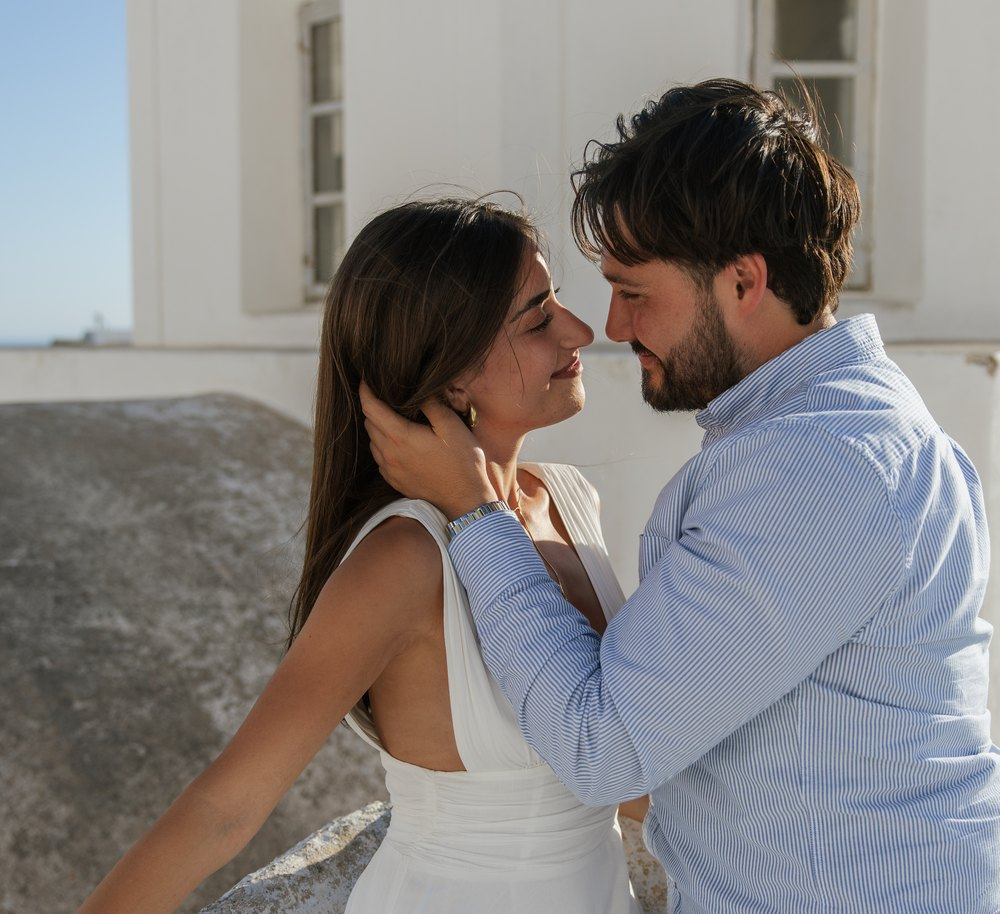
#> input picture images/strip-1.jpg, 1000 x 914 px, given in place of image.png, which was not available
$ python make_placeholders.py
#> lines starting #> are read from the running program, lines starting #| are printed output that depends on the picture; after the words box and inside, x2 and y2 are one past the last pixel; in counts of white or black regions, pixels touching at a corner belong together; pictures that were not available may be replaced by others from this repository, and a replacement may not be noted
import cv2, numpy as np
A = cv2.imread('/home/ubuntu/attachments/1c7d5645-67a9-452f-b24a-870968c5d8fb/image.png')
#> A is the input picture: shape (914, 1000, 3); mean B, G, R 128.9, 129.7, 133.3
B = cv2.imread('/home/ubuntu/attachments/6693eeea-6a76-44e1-aa8c-57a58dae5cc3/image.png')
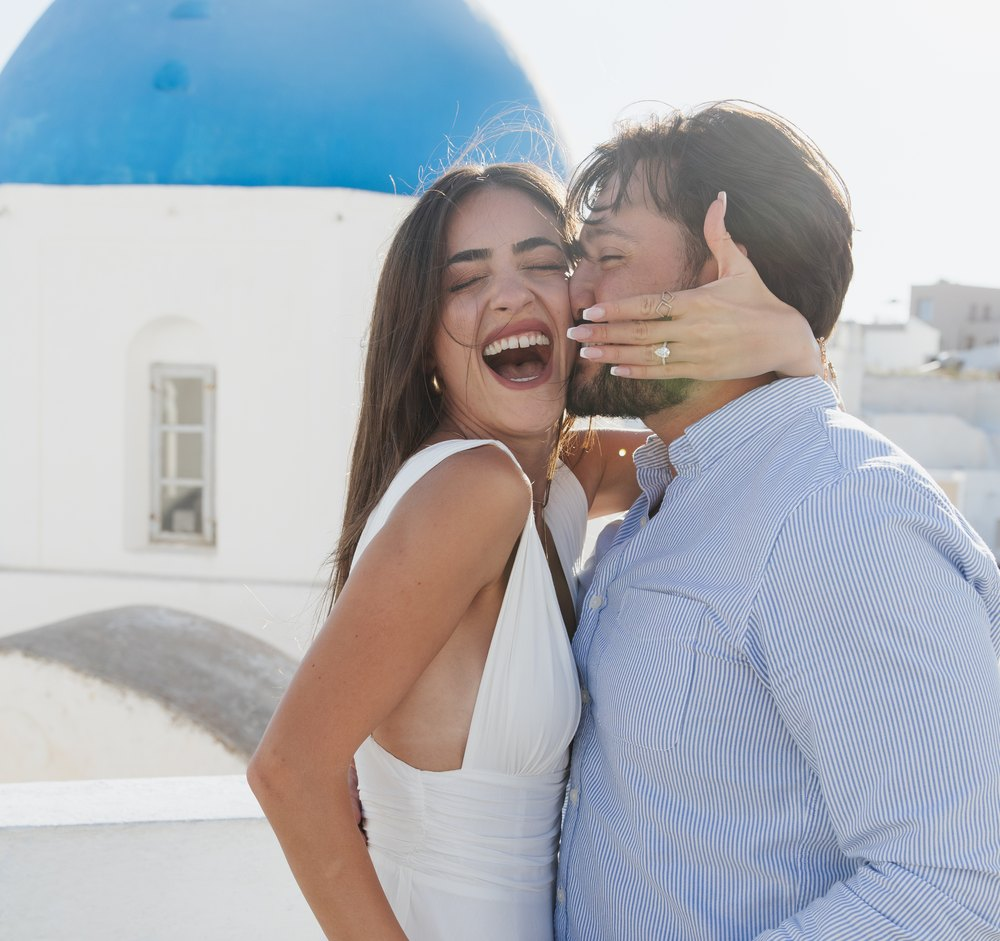
#> input picture images/strip-2.jpg, 1000 x 941 px, given in place of image.png, which was not available
#> B is the input picture: shape (941, 1000, 3); mean B, G, R 184.7, 177.2, 173
S = 1920/1568
OUT = '/home/ubuntu/wedding-site/images/'

def crop(img, x0, y0, x1, y1):
#> called with x0 = 684, y0 = 67, x1 = 815, y1 = 287
    return img[int(y0*S):int(y1*S), int(x0*S):int(x1*S)].copy()
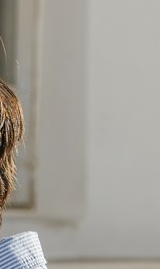
#> returned value: shape (269, 160, 3); mean of channels 0, 1, 2 153.9, 161.1, 164.4; drawn as B, G, R

def text_mask(img, thresh=28, dil=3):
    g = cv2.cvtColor(img, cv2.COLOR_BGR2GRAY).astype(np.float32)
    bl = cv2.GaussianBlur(g, (0, 0), 6)
    hsv = cv2.cvtColor(img, cv2.COLOR_BGR2HSV)
    m = (np.abs(g - bl) > thresh).astype(np.uint8)
    return cv2.dilate(m, np.ones((dil, dil), np.uint8), iterations=2)

def rect_mask(img, rects):
    m = np.zeros(img.shape[:2], np.uint8)
    for (x0, y0, x1, y1) in rects:
        m[int(y0):int(y1), int(x0):int(x1)] = 1
    return m

def unfade(img, a):
    # screenshots show backgrounds behind a white veil of opacity a; undo it so CSS can re-apply
    f = (img.astype(np.float32) - 255*a) / (1 - a)
    return np.clip(f, 0, 255).astype(np.uint8)

def up(img, w):
#> called with w = 640
    h = int(img.shape[0] * w / img.shape[1])
#> h = 1076
    r = cv2.resize(img, (w, h), interpolation=cv2.INTER_LANCZOS4)
    bl = cv2.GaussianBlur(r, (0, 0), 1.2)
    return cv2.addWeighted(r, 1.4, bl, -0.4, 0)
#> returned value: shape (1076, 640, 3)

def save(name, img, q=88):
#> called with name = 'hero-photo.jpg', q = 88
    cv2.imwrite(OUT + name, img, [cv2.IMWRITE_JPEG_QUALITY, q])
    print(name, img.shape[1], 'x', img.shape[0])
#| hero-photo.jpg 640 x 1076

# Hero: couple photo
save('hero-photo.jpg', up(crop(A, 684, 67, 815, 287), 640))

# Hero background: whole strip, photo area replaced with door texture, text inpainted
hb = crop(A, 3, 67, 1552, 287)
ox = lambda x: int((x - 3) * S)
pw = ox(816) - ox(683)
src = hb[:, ox(683) - pw:ox(683)].copy()
hb[:, ox(683):ox(683) + pw] = src
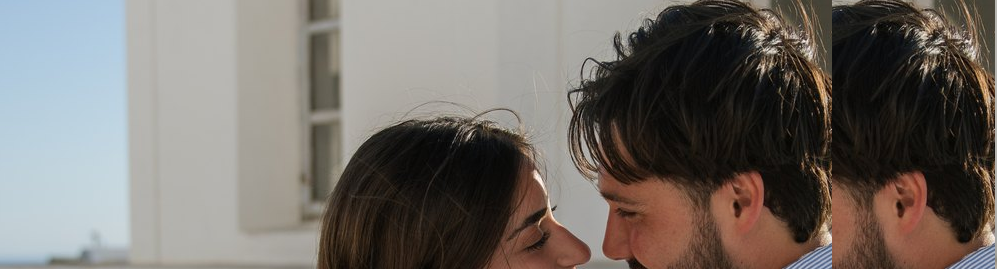
#> hb: shape (269, 997, 3); mean B, G, R 103.8, 109.1, 115.1
m = rect_mask(hb, [(ox(812), 0, ox(925), hb.shape[0])]) & text_mask(hb, 14, 3)
#> in text_mask, `hsv = cv2.cvtColor(img, cv2.COLOR_BGR2HSV)`: hsv: shape (269, 997, 3); mean H, S, V 32.1, 57.1, 119.6
#> in text_mask, `m = (np.abs(g - bl) > thresh).astype(np.uint8)`:
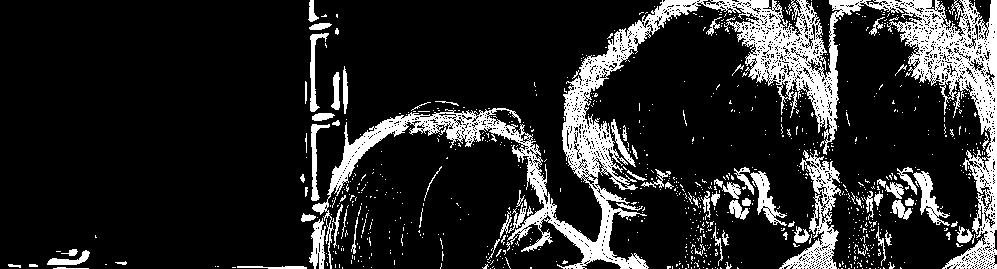
#> m: shape (269, 997); values 0 (black) and 1 (white), 15.9% white; 916 white regions (834 under 20 px), largest, box (x1, y1, x2, y2) and area: (312, 0, 997, 269) 29359, (779, 150, 841, 269) 2294, (750, 171, 787, 226) 665
#> in text_mask, `return cv2.dilate(m, np.ones((dil, dil), np.uint8), iterations=2)`: returned value: shape (269, 997); values 0 (black) and 1 (white), 32.4% white; 77 white regions, largest, box (x1, y1, x2, y2) and area: (230, 0, 997, 269) 80770, (349, 201, 375, 269) 976, (45, 247, 92, 269) 812
#> m: shape (269, 997); values 0 (black) and 1 (white), 0.7% white; 1 white region, box (x1, y1, x2, y2) and area: (990, 0, 997, 269) 1883
m |= rect_mask(hb, [(ox(680), 0, ox(688), hb.shape[0]), (ox(812), 0, ox(820), hb.shape[0])])
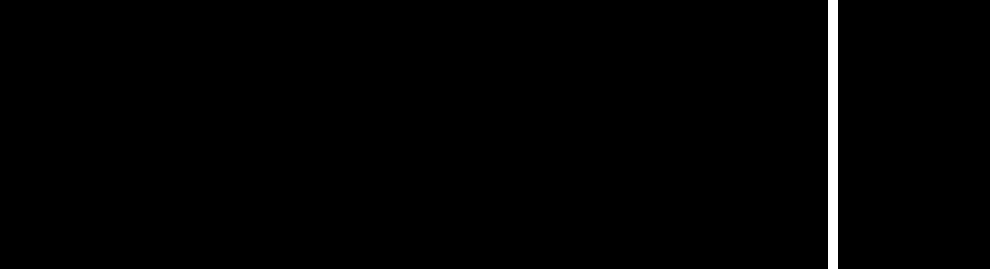
#> m: shape (269, 997); values 0 (black) and 1 (white), 1.7% white; 2 white regions, box (x1, y1, x2, y2) and area: (828, 0, 838, 269) 2690, (990, 0, 997, 269) 1883
hb = cv2.inpaint(hb, m * 255, 9, cv2.INPAINT_TELEA)
hb = cv2.GaussianBlur(hb, (0, 0), 2)
save('hero-background.jpg', up(hb, 2400))
#| hero-background.jpg 2400 x 647

# Music strip background
mb = crop(A, 3, 289, 1552, 347)
mm = rect_mask(mb, [(ox(722), 0, ox(834), mb.shape[0])])
#> mm: shape (71, 997); values 0 (black) and 1 (white), 11.7% white; 1 white region, box (x1, y1, x2, y2) and area: (880, 0, 997, 71) 8307
mb = cv2.inpaint(mb, mm * 255, 15, cv2.INPAINT_TELEA)
mb = cv2.GaussianBlur(mb, (0, 0), 1.5)
save('music-background.jpg', up(mb, 2400))
#| music-background.jpg 2400 x 170

# Passport section
save('passport-background.jpg', up(unfade(crop(A, 3, 350, 716, 592), 0.35), 1600))
#> in unfade, `return np.clip(f, 0, 255).astype(np.uint8)`:
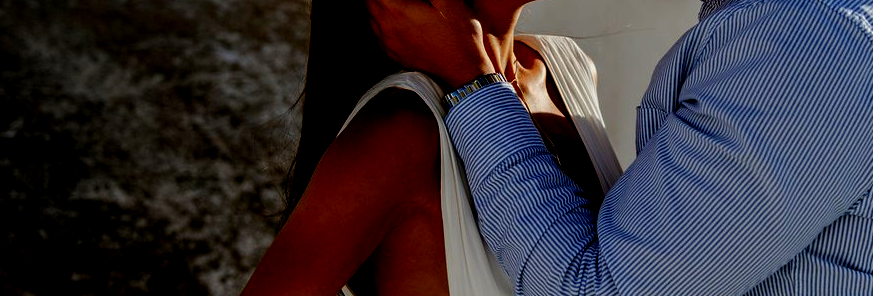
#> returned value: shape (296, 873, 3); mean of channels 0, 1, 2 55.7, 47.4, 53.1; drawn as B, G, R
#| passport-background.jpg 1600 x 542
pc = crop(A, 718, 349, 838, 592)
cy = lambda y: int((y - 349) * S)
pm = rect_mask(pc, [(0, cy(546), pc.shape[1], pc.shape[0])]) & text_mask(pc, 10, 3)
#> in text_mask (call 2), `hsv = cv2.cvtColor(img, cv2.COLOR_BGR2HSV)`: hsv: shape (297, 121, 3); mean H, S, V 95.8, 37.4, 191.5
#> in text_mask (call 2), `m = (np.abs(g - bl) > thresh).astype(np.uint8)`: m: shape (297, 121); values 0 (black) and 1 (white), 62.9% white; 1637 black regions (1597 under 20 px), largest, box (x1, y1, x2, y2) and area: (71, 0, 121, 297) 4136, (67, 225, 108, 289) 1444, (45, 147, 113, 233) 733
#> in text_mask (call 2), `return cv2.dilate(m, np.ones((dil, dil), np.uint8), iterations=2)`: returned value: shape (297, 121); values 0 (black) and 1 (white), 89.8% white; 7 black regions (4 under 20 px), largest, box (x1, y1, x2, y2) and area: (75, 0, 121, 297) 3230, (88, 256, 103, 286) 217, (86, 228, 105, 257) 197
#> pm: shape (297, 121); values 0 (black) and 1 (white), 17.1% white; 2 white regions, box (x1, y1, x2, y2) and area: (0, 241, 118, 297) 6103, (93, 241, 99, 247) 35
pc = cv2.inpaint(pc, pm * 255, 7, cv2.INPAINT_TELEA)
save('passport-card.jpg', up(pc, 720))
#> in up (call 5), `r = cv2.resize(img, (w, h), interpolation=cv2.INTER_LANCZOS4)`:
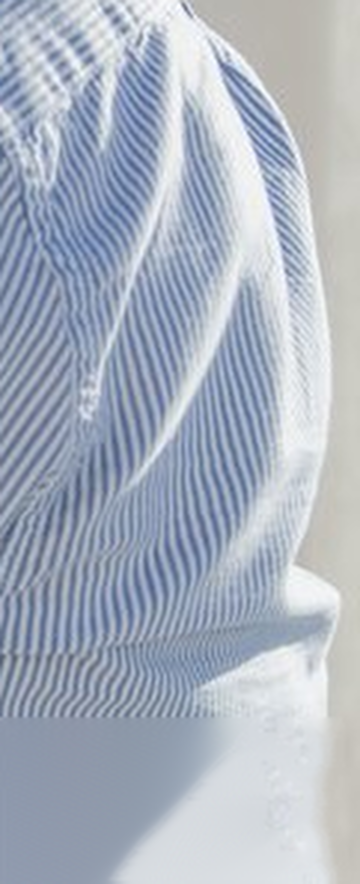
#> r: shape (1767, 720, 3) (shown at 1/2 size); mean B, G, R 191.6, 177.9, 169.1
#| passport-card.jpg 720 x 1767

# Countdown section
save('countdown-background.jpg', up(unfade(crop(A, 840, 594, 1552, 822), 0.35), 1600))
#> (the run stopped early here; a loop or call above may not have finished)
